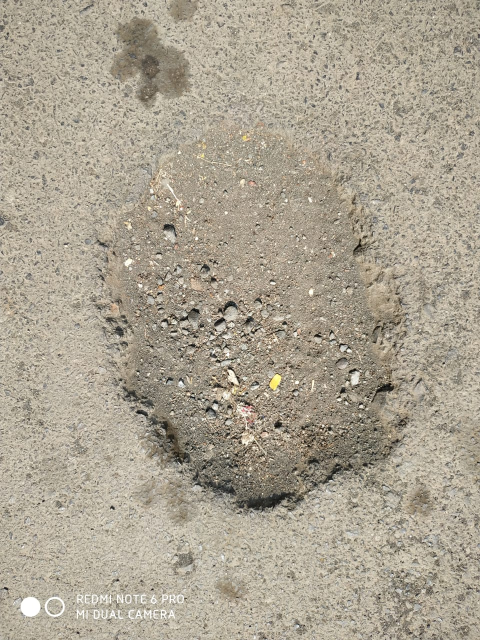
#> input picture Pothole Detection/reb_input_1.jpg, 960 x 1280 px (shown at 1/2 size)
$ jupyter execute Exp_8A_Rebecca.ipynb   (older library calls are emulated)
#> lines starting #> are read from the running program, lines starting #| are printed output that depends on the picture; after the words box and inside, x2 and y2 are one past the last pixel; in counts of white or black regions, pixels touching at a corner belong together; long printed decimals are rounded
## **Rebecca Dsouza | Roll No 56 | D Batch | Group G2**

[cell 1]
from google.colab import files
uploaded = files.upload()
#> the answer given: reb_input_1.jpg

[cell 2]
import cv2
import numpy as np
from matplotlib import pyplot as plt
from google.colab.patches import cv2_imshow
import math

# **Pot Hole 1 (PH1)**

## PH1 - Input Image

[cell 3]
pothole = cv2.imread('reb_input_1.jpg')
#> pothole is the input picture: shape (1280, 960, 3); mean B, G, R 146, 162.7, 171
print("Image Dimensions {0}x{1}".format(pothole.shape[0],pothole.shape[1]))
#| Image Dimensions 1280x960
cv2_imshow(cv2.resize(pothole,(240,320)))

## PH1 - RGB to Grayscale

[cell 4]
p_gray = cv2.cvtColor(pothole, cv2.COLOR_BGR2GRAY)
cv2_imshow(cv2.resize(p_gray,(240,320)))

## PH1 - Median Filtering

[cell 5]
p_filtered = cv2.medianBlur(p_gray,5)
cv2_imshow(cv2.resize(p_filtered,(240,320)))

## PH1 - Histogram Calculation

[cell 6]
histr = cv2.calcHist([p_filtered],[0],None,[256],[0,256])
#> histr = 256 values, max 27012 at index 183, min 0 at index 0, mean 4800
plt.plot(histr)
#> figure, not shown here; curve peaks at x = 183, y = 27012

## PH1 - Binarization

[cell 7]
ret,p_binary = cv2.threshold(p_filtered,150,255,0)
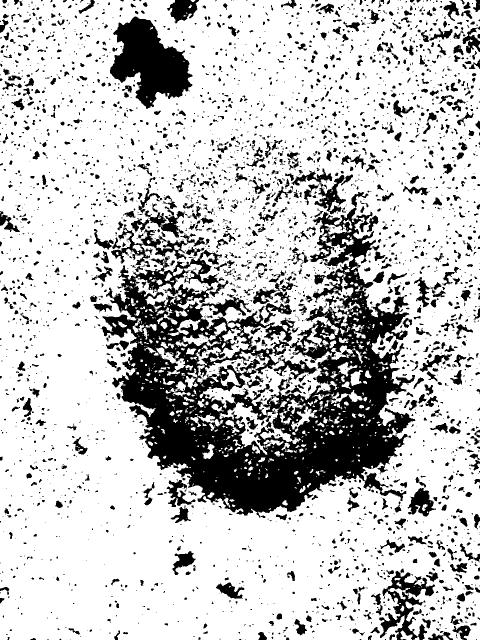
#> p_binary: shape (1280, 960) (shown at 1/2 size); 76.8% white; 3741 black regions (2689 under 20 px), largest, box (x1, y1, x2, y2) and area: (203, 384, 831, 1035) 152291, (220, 33, 385, 218) 16892, (758, 1142, 870, 1280) 5432
cv2_imshow(cv2.resize(p_binary,(240,320)))

## PH1 - Dilation

[cell 8]
kernel = np.ones((5,5), np.uint8)
p_dilation = cv2.erode(p_binary, kernel, iterations=1)
#> p_dilation: shape (1280, 960); 55% white; 1554 black regions (7 under 20 px), largest, box (x1, y1, x2, y2) and area: (178, 324, 878, 1052) 291390, (218, 20, 387, 220) 19834, (739, 1134, 908, 1280) 13721
cv2_imshow(cv2.resize(p_dilation,(240,320)))

## PH1 - Contour Based Segmentation

[cell 9]
temp, contours, hierarchy = cv2.findContours(255-p_dilation.copy(),cv2.RETR_LIST,cv2.CHAIN_APPROX_SIMPLE)
#> temp: shape (1280, 960); 45% white; 1554 white regions (7 under 20 px)
#> contours = 2420 contours, 740 with area under 20; largest, box (x1, y1, x2, y2) and area: (178, 324, 878, 1052) 313813, (218, 20, 387, 220) 19389, (739, 1134, 908, 1280) 14008, (828, 0, 960, 140) 8678, (452, 267, 605, 343) 5518

[cell 10]
segmented_image = pothole.copy()
cv2.drawContours(segmented_image, contours, -1, (0,255,0), 3)
cv2_imshow(cv2.resize(segmented_image,(240,320)))
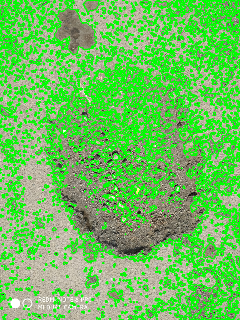
#> shown: shape (320, 240, 3); mean B, G, R 93.2, 193.3, 109.3

## PH1 - Feature Extraction: Fitting Rectangles & Ellipses on potholes

[cell 11]
max_contour = 0
max_w = 0
for i in range(len(contours)):
    (x, y, w, h) = cv2.boundingRect(contours[i])
    if w > max_w:
        max_contour = i
        max_w = w
#> this loop made 2420 passes
#> (x, y, w, h, max_w) on passes 1, 3, 7, 10, 24, 33, 37, 78, 154, 193, 1713: (489, 1277, 5, 3, 5), (92, 1277, 8, 3, 8), (476, 1276, 9, 4, 9), (59, 1274, 15, 6, 15), (514, 1262, 22, 18, 22), (697, 1255, 35, 18, 35), (128, 1252, 36, 23, 36), (899, 1222, 56, 58, 56), (430, 1163, 66, 48, 66), (739, 1134, 169, 146, 169), (178, 324, 700, 728, 700)
#> (x, y, w, h) on passes 2, 4, 5, 6, 8, 9: (139, 1277, 5, 3), (950, 1276, 6, 4), (768, 1276, 6, 4), (717, 1276, 8, 4), (437, 1275, 6, 5), (117, 1275, 8, 5)
#> after the loop, max_contour = 1712; max_w = 700

[cell 12]
output = pothole.copy()
(x, y, w, h) = cv2.boundingRect(contours[max_contour])
print("Height = ",h)
#| Height =  728
print("Width = ",w)
#| Width =  700
print("Area = ", cv2.contourArea(contours[max_contour]))
#| Area =  313813.0
cv2.rectangle(output, (x,y), (x+w, y+h), (0,255,0), 6)
cv2.putText(output, "Pothole", (x,y), cv2.FONT_HERSHEY_PLAIN, 6, (0, 255, 0), 6, cv2.LINE_AA)
cv2_imshow(cv2.resize(output,(240,320)))

[cell 13]
output = pothole.copy()
(x,y),(MA,ma),angle = cv2.fitEllipse(contours[max_contour])
#> x = 522.6; y = 707.2; MA = 615.8; ma = 706.4; angle = 149.3
(x, y, w, h) = cv2.boundingRect(contours[max_contour])
#> x = 178; y = 324
print("Area = ", cv2.contourArea(contours[max_contour]))
#| Area =  313813.0
print("Perimeter = ", cv2.arcLength(contours[max_contour],True))
#| Perimeter =  11475.416
print("Orientation Angle = ", angle)
#| Orientation Angle =  149.299
ellipse=cv2.fitEllipse(contours[max_contour])
#> ellipse = ((522.6, 707.2), (615.8, 706.4), 149.3)
cv2.ellipse(output,ellipse,(0,255,0),6)
cv2.putText(output, "Pothole", (x,y), cv2.FONT_HERSHEY_PLAIN, 6, (0, 255, 0), 6, cv2.LINE_AA)
cv2_imshow(cv2.resize(output,(240,320)))

# **Pot Hole 2 (PH2)**

## PH2 - Input Image

[cell 14]
pothole = cv2.imread('reb_input_2.jpg')
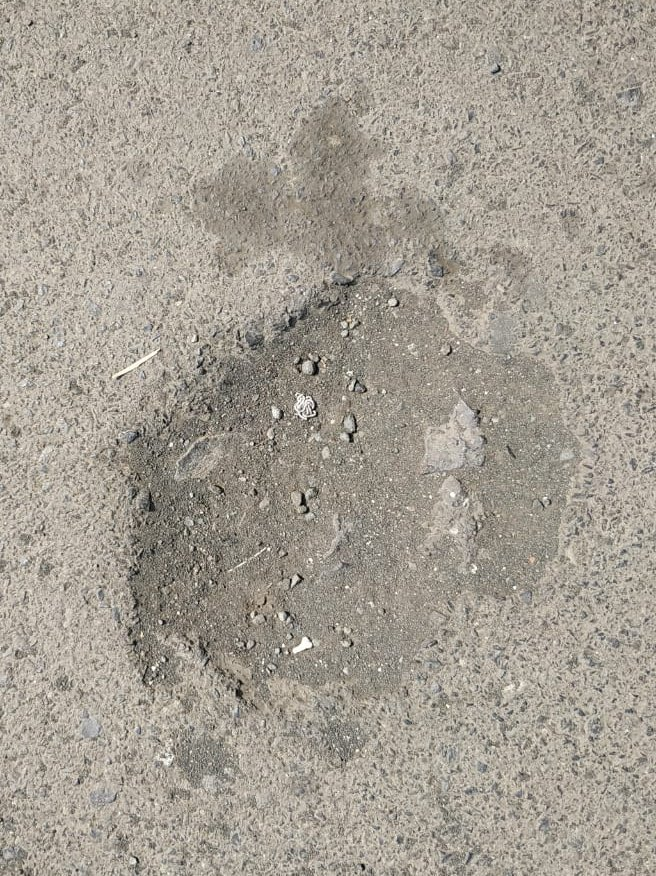
#> input picture Pothole Detection/reb_input_2.jpg, 656 x 876 px
#> pothole is the input picture: shape (876, 656, 3); mean B, G, R 147.4, 158.3, 165
print("Image Dimensions {0}x{1}".format(pothole.shape[0],pothole.shape[1]))
#| Image Dimensions 876x656
cv2_imshow(cv2.resize(pothole,(240,320)))

## PH2 - RGB to Grayscale

[cell 15]
p_gray = cv2.cvtColor(pothole, cv2.COLOR_BGR2GRAY)
#> p_gray: shape (876, 656)
cv2_imshow(cv2.resize(p_gray,(240,320)))

## PH2 - Median Filtering

[cell 16]
p_filtered = cv2.medianBlur(p_gray,5)
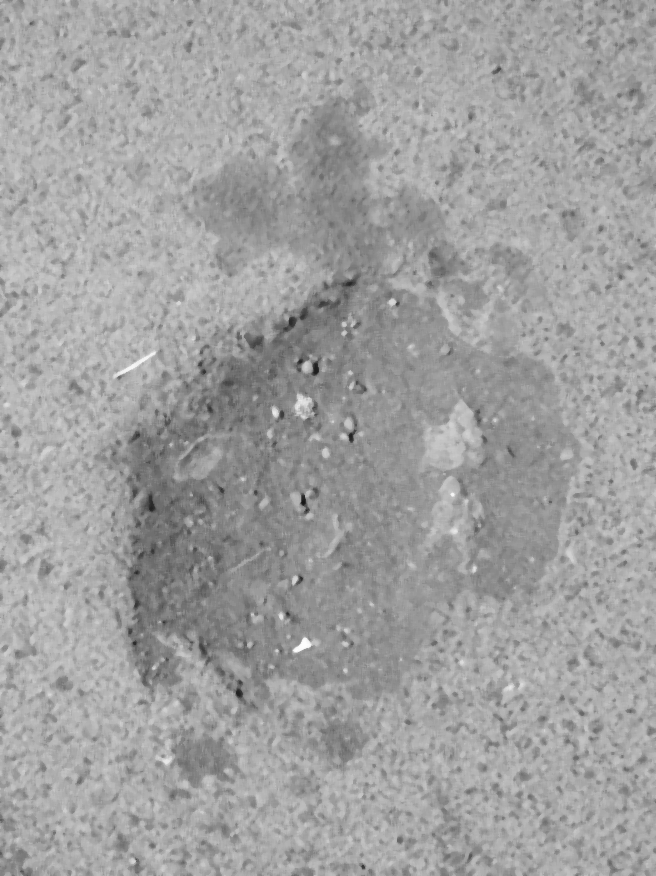
#> p_filtered: shape (876, 656); min 22, max 253, mean 160.4
cv2_imshow(cv2.resize(p_filtered,(240,320)))

## PH2 - Histogram Calculation

[cell 17]
histr = cv2.calcHist([p_filtered],[0],None,[256],[0,256])
#> histr = 256 values, max 13815 at index 174, min 0 at index 0, mean 2244.8
plt.plot(histr)
#> figure, not shown here; curve peaks at x = 174, y = 13815

## PH2 - Binarization

[cell 18]
ret,p_binary = cv2.threshold(p_filtered,150,255,0)
#> p_binary: shape (876, 656); 70.4% white; 1912 black regions (1385 under 20 px), largest, box (x1, y1, x2, y2) and area: (94, 88, 582, 728) 118757, (201, 164, 297, 246) 4131, (170, 725, 241, 788) 2471
cv2_imshow(cv2.resize(p_binary,(240,320)))

## PH2 - Dilation

[cell 19]
kernel = np.ones((5,5), np.uint8)
p_dilation = cv2.erode(p_binary, kernel, iterations=1)
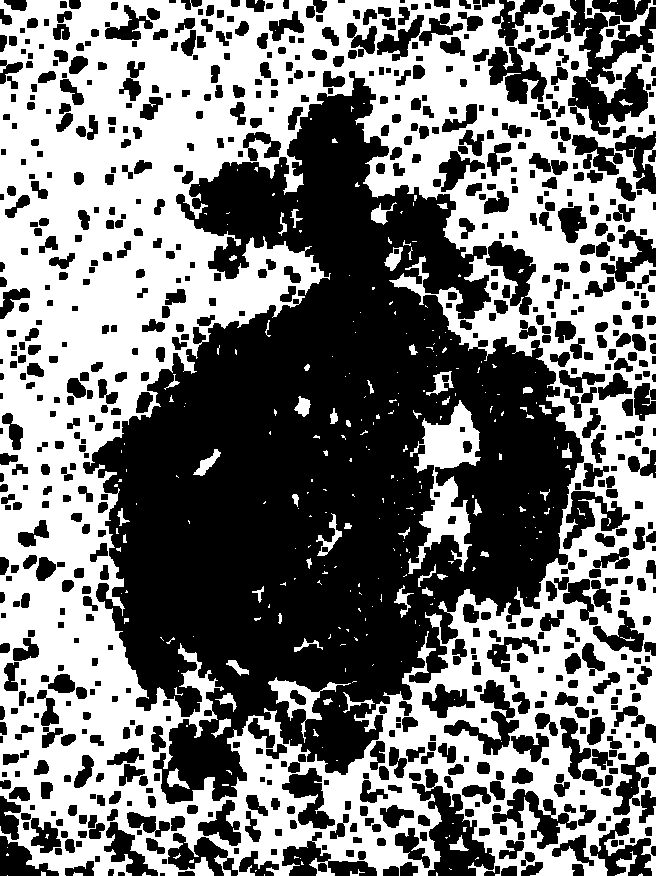
#> p_dilation: shape (876, 656); 47.7% white; 302 white regions (235 under 20 px), largest, box (x1, y1, x2, y2) and area: (0, 0, 656, 876) 260877, (408, 400, 481, 574) 5004, (268, 677, 351, 743) 1111
cv2_imshow(cv2.resize(p_dilation,(240,320)))

## PH2 - Contour Based Segmentation

[cell 20]
temp, contours, hierarchy = cv2.findContours(255-p_dilation.copy(),cv2.RETR_LIST,cv2.CHAIN_APPROX_SIMPLE)
#> temp: shape (876, 656); 52.3% white; 302 black regions (235 under 20 px)
#> contours = 1128 contours, 351 with area under 20; largest, box (x1, y1, x2, y2) and area: (83, 71, 584, 804) 192596, (407, 399, 482, 575) 5616, (568, 0, 656, 135) 5044, (412, 769, 495, 876) 3496, (488, 47, 547, 104) 1636

[cell 21]
segmented_image = pothole.copy()
cv2.drawContours(segmented_image, contours, -1, (0,255,0), 3)
#> segmented_image: shape (876, 656, 3)
cv2_imshow(cv2.resize(segmented_image,(240,320)))
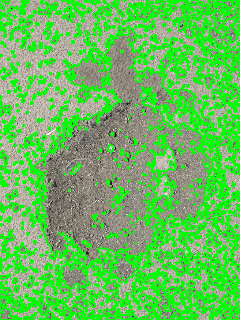
#> shown: shape (320, 240, 3); mean B, G, R 91.5, 190.8, 102.8

## PH2 - Feature Extraction: Fitting Rectangles & Ellipses on potholes

[cell 22]
max_contour = 0
max_w = 0
for i in range(len(contours)):
    (x, y, w, h) = cv2.boundingRect(contours[i])
    if w > max_w:
        max_contour = i
        max_w = w
#> this loop made 1128 passes
#> (x, y, w, h, max_w) on passes 1, 2, 3, 13, 16, 29, 48, 53, 56, 999: (160, 873, 5, 3, 5), (118, 872, 7, 4, 7), (178, 871, 17, 5, 17), (521, 862, 22, 14, 22), (65, 861, 29, 15, 29), (239, 851, 40, 25, 40), (0, 836, 59, 40, 59), (168, 833, 70, 43, 70), (282, 832, 95, 44, 95), (83, 71, 501, 733, 501)
#> (x, y, w, h) on passes 4 to 9: (254, 869, 4, 4), (449, 868, 4, 3), (108, 869, 6, 7), (448, 867, 3, 3), (501, 866, 16, 10), (484, 866, 16, 10)
#> after the loop, max_contour = 998; max_w = 501

[cell 23]
output = pothole.copy()
(x, y, w, h) = cv2.boundingRect(contours[max_contour])
print("Height = ",h)
#| Height =  733
print("Width = ",w)
#| Width =  501
print("Area = ", cv2.contourArea(contours[max_contour]))
#| Area =  192595.5
cv2.rectangle(output, (x,y), (x+w, y+h), (0,255,0), 6)
cv2.putText(output, "Pothole", (x,y), cv2.FONT_HERSHEY_PLAIN, 6, (0, 255, 0), 6, cv2.LINE_AA)
cv2_imshow(cv2.resize(output,(240,320)))

[cell 24]
output = pothole.copy()
(x,y),(MA,ma),angle = cv2.fitEllipse(contours[max_contour])
#> x = 321.3; y = 467.1; MA = 425.4; ma = 606.7; angle = 10.02
(x, y, w, h) = cv2.boundingRect(contours[max_contour])
#> x = 83; y = 71
print("Area = ", cv2.contourArea(contours[max_contour]))
#| Area =  192595.5
print("Perimeter = ", cv2.arcLength(contours[max_contour],True))
#| Perimeter =  6317.514
print("Orientation Angle = ", angle)
#| Orientation Angle =  10.015
ellipse=cv2.fitEllipse(contours[max_contour])
#> ellipse = ((321.3, 467.1), (425.4, 606.7), 10.02)
cv2.ellipse(output,ellipse,(0,255,0),6)
cv2.putText(output, "Pothole", (x,y), cv2.FONT_HERSHEY_PLAIN, 6, (0, 255, 0), 6, cv2.LINE_AA)
cv2_imshow(cv2.resize(output,(240,320)))

# **Pot Hole 3 (PH3)**

## PH3 - Input Image

[cell 25]
pothole = cv2.imread('reb_input_3.jpg')
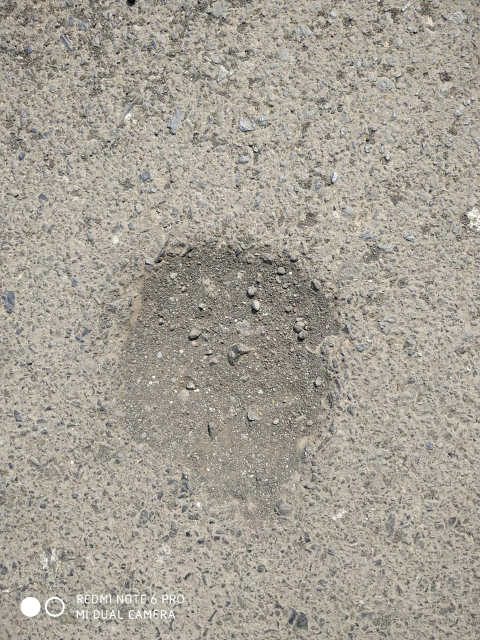
#> input picture Pothole Detection/reb_input_3.jpg, 960 x 1280 px (shown at 1/2 size)
#> pothole is the input picture: shape (1280, 960, 3); mean B, G, R 149.5, 160, 165.6
print("Image Dimensions {0}x{1}".format(pothole.shape[0],pothole.shape[1]))
#| Image Dimensions 1280x960
cv2_imshow(cv2.resize(pothole,(240,320)))

## PH3 - RGB to Grayscale

[cell 26]
p_gray = cv2.cvtColor(pothole, cv2.COLOR_BGR2GRAY)
#> p_gray: shape (1280, 960)
cv2_imshow(cv2.resize(p_gray,(240,320)))

## PH3 - Median Filtering

[cell 27]
p_filtered = cv2.medianBlur(p_gray,5)
#> p_filtered: shape (1280, 960)
cv2_imshow(cv2.resize(p_filtered,(240,320)))
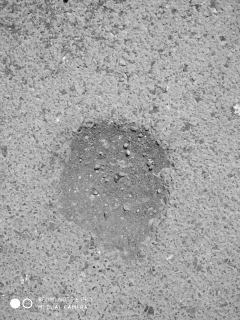
#> shown: shape (320, 240); min 10, max 255, mean 162.3

## PH3 - Histogram Calculation

[cell 28]
histr = cv2.calcHist([p_filtered],[0],None,[256],[0,256])
#> histr = 256 values, max 26076 at index 176, min 0 at index 0, mean 4800
plt.plot(histr)
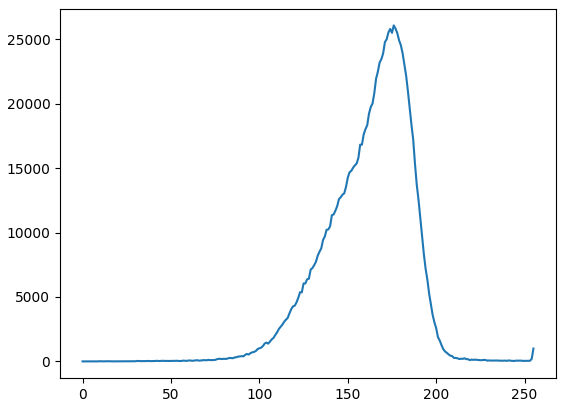
#> figure drawn by matplotlib, 1 panel; curve peaks at x = 176, y = 26076

## PH3 - Binarization

[cell 29]
ret,p_binary = cv2.threshold(p_filtered,150,255,0)
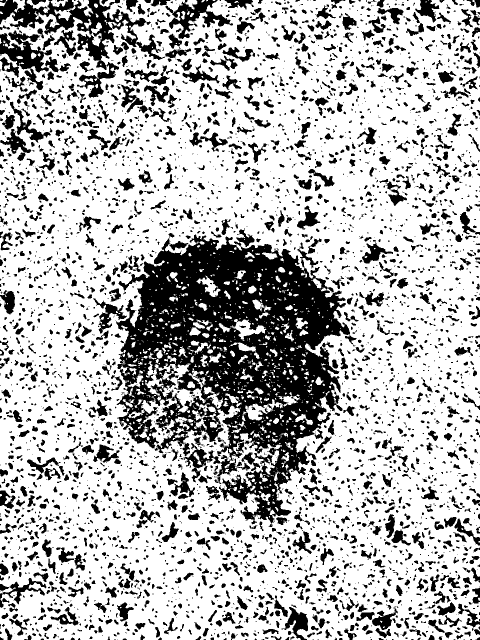
#> p_binary: shape (1280, 960) (shown at 1/2 size); 72.4% white; 4266 black regions (2451 under 20 px)
cv2_imshow(cv2.resize(p_binary,(240,320)))

## PH3 - Dilation

[cell 30]
kernel = np.ones((5,5), np.uint8)
p_dilation = cv2.erode(p_binary, kernel, iterations=1)
cv2_imshow(cv2.resize(p_dilation,(240,320)))

## PH3 - Contour Based Segmentation

[cell 31]
temp, contours, hierarchy = cv2.findContours(255-p_dilation.copy(),cv2.RETR_LIST,cv2.CHAIN_APPROX_SIMPLE)
#> contours = 2337 contours, 685 with area under 20; largest, box (x1, y1, x2, y2) and area: (143, 436, 811, 1142) 227940, (0, 0, 539, 374) 82064, (0, 1077, 193, 1280) 12538, (831, 1140, 960, 1280) 9252, (630, 1157, 805, 1280) 7989

[cell 32]
segmented_image = pothole.copy()
cv2.drawContours(segmented_image, contours, -1, (0,255,0), 3)
cv2_imshow(cv2.resize(segmented_image,(240,320)))

## PH3 - Feature Extraction: Fitting Rectangles & Ellipses on potholes

[cell 33]
max_contour = 0
max_w = 0
for i in range(len(contours)):
    (x, y, w, h) = cv2.boundingRect(contours[i])
    if w > max_w:
        max_contour = i
        max_w = w
#> this loop made 2337 passes
#> (x, y, w, h, max_w) on passes 1, 4, 9, 15, 24: (925, 1277, 7, 3, 7), (226, 1277, 12, 3, 12), (243, 1275, 13, 5, 13), (521, 1272, 18, 8, 18), (104, 1266, 26, 14, 26)
#> (x, y, w, h) on passes 2, 3, 5, 6, 7, 8: (633, 1277, 7, 3), (623, 1277, 7, 3), (938, 1276, 8, 4), (820, 1276, 10, 4), (782, 1276, 7, 4), (507, 1275, 9, 5)

[cell 34]
output = pothole.copy()
(x, y, w, h) = cv2.boundingRect(contours[max_contour])
print("Height = ",h)
#| Height =  706
print("Width = ",w)
#| Width =  668
print("Area = ", cv2.contourArea(contours[max_contour]))
#| Area =  227939.5
cv2.rectangle(output, (x,y), (x+w, y+h), (0,255,0), 6)
cv2.putText(output, "Pothole", (x,y), cv2.FONT_HERSHEY_PLAIN, 6, (0, 255, 0), 6, cv2.LINE_AA)
cv2_imshow(cv2.resize(output,(240,320)))

[cell 35]
output = pothole.copy()
(x,y),(MA,ma),angle = cv2.fitEllipse(contours[max_contour])
(x, y, w, h) = cv2.boundingRect(contours[max_contour])
print("Area = ", cv2.contourArea(contours[max_contour]))
#| Area =  227939.5
print("Perimeter = ", cv2.arcLength(contours[max_contour],True))
#| Perimeter =  10091.242
print("Orientation Angle = ", angle)
#| Orientation Angle =  168.151
ellipse=cv2.fitEllipse(contours[max_contour])
cv2.ellipse(output,ellipse,(0,255,0),6)
cv2.putText(output, "Pothole", (x,y), cv2.FONT_HERSHEY_PLAIN, 6, (0, 255, 0), 6, cv2.LINE_AA)
cv2_imshow(cv2.resize(output,(240,320)))
